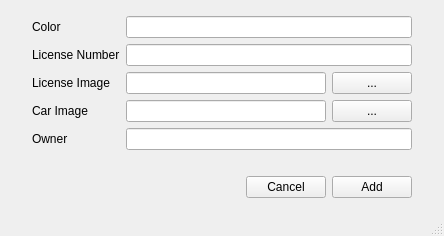
<?xml version="1.0" encoding="UTF-8"?>
<ui version="4.0">
 <class>AddCar</class>
 <widget class="QMainWindow" name="AddCar">
  <property name="geometry">
   <rect>
    <x>0</x>
    <y>0</y>
    <width>444</width>
    <height>236</height>
   </rect>
  </property>
  <property name="windowTitle">
   <string>Add Car</string>
  </property>
  <widget class="QWidget" name="centralwidget">
   <layout class="QVBoxLayout" name="verticalLayout">
    <property name="leftMargin">
     <number>32</number>
    </property>
    <property name="topMargin">
     <number>16</number>
    </property>
    <property name="rightMargin">
     <number>32</number>
    </property>
    <property name="bottomMargin">
     <number>16</number>
    </property>
    <item>
     <layout class="QFormLayout" name="formLayout">
      <item row="0" column="0">
       <widget class="QLabel" name="label_2">
        <property name="text">
         <string>Color</string>
        </property>
       </widget>
      </item>
      <item row="0" column="1">
       <widget class="QLineEdit" name="color"/>
      </item>
      <item row="1" column="0">
       <widget class="QLabel" name="label_3">
        <property name="text">
         <string>License Number</string>
        </property>
       </widget>
      </item>
      <item row="1" column="1">
       <widget class="QLineEdit" name="license_num"/>
      </item>
      <item row="2" column="0">
       <widget class="QLabel" name="label_4">
        <property name="text">
         <string>License Image</string>
        </property>
       </widget>
      </item>
      <item row="2" column="1">
       <layout class="QHBoxLayout" name="horizontalLayout" stretch="0,0">
        <item>
         <widget class="QLineEdit" name="license_img"/>
        </item>
        <item>
         <widget class="QPushButton" name="license_browse">
          <property name="text">
           <string>...</string>
          </property>
         </widget>
        </item>
       </layout>
      </item>
      <item row="3" column="0">
       <widget class="QLabel" name="label_5">
        <property name="text">
         <string>Car Image</string>
        </property>
       </widget>
      </item>
      <item row="3" column="1">
       <layout class="QHBoxLayout" name="horizontalLayout_2" stretch="1,0">
        <item>
         <widget class="QLineEdit" name="car_img"/>
        </item>
        <item>
         <widget class="QPushButton" name="car_browse">
          <property name="text">
           <string>...</string>
          </property>
         </widget>
        </item>
       </layout>
      </item>
      <item row="4" column="0">
       <widget class="QLabel" name="label_7">
        <property name="text">
         <string>Owner</string>
        </property>
       </widget>
      </item>
      <item row="4" column="1">
       <widget class="QLineEdit" name="owner"/>
      </item>
     </layout>
    </item>
    <item>
     <layout class="QHBoxLayout" name="horizontalLayout_3">
      <item>
       <spacer name="horizontalSpacer">
        <property name="orientation">
         <enum>Qt::Horizontal</enum>
        </property>
        <property name="sizeHint" stdset="0">
         <size>
          <width>40</width>
          <height>20</height>
         </size>
        </property>
       </spacer>
      </item>
      <item>
       <widget class="QPushButton" name="cancel">
        <property name="text">
         <string>Cancel</string>
        </property>
       </widget>
      </item>
      <item>
       <widget class="QPushButton" name="add">
        <property name="text">
         <string>Add</string>
        </property>
       </widget>
      </item>
     </layout>
    </item>
   </layout>
  </widget>
  <widget class="QStatusBar" name="statusbar"/>
 </widget>
 <resources/>
 <connections/>
</ui>
